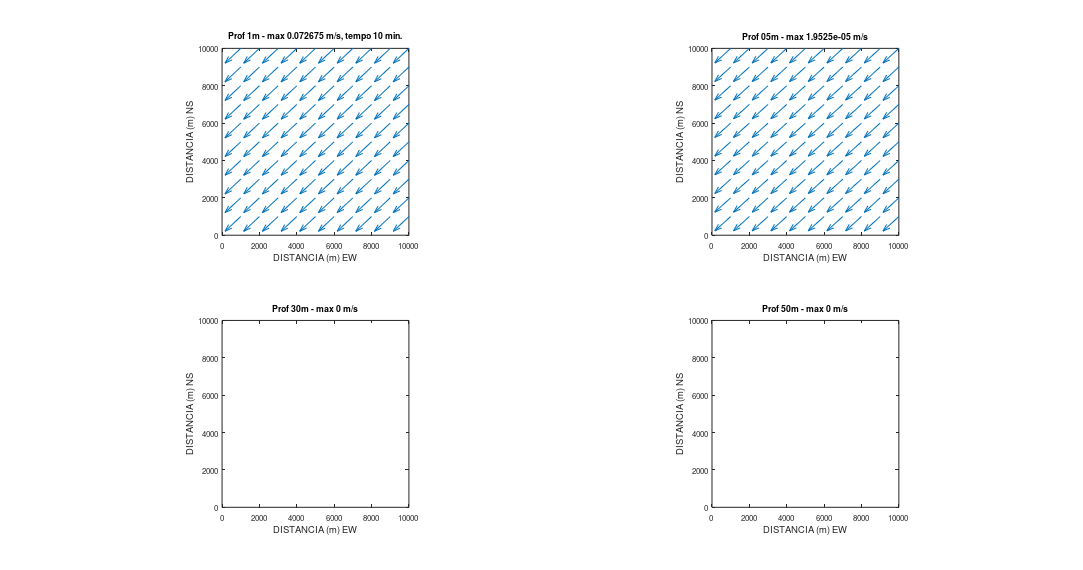
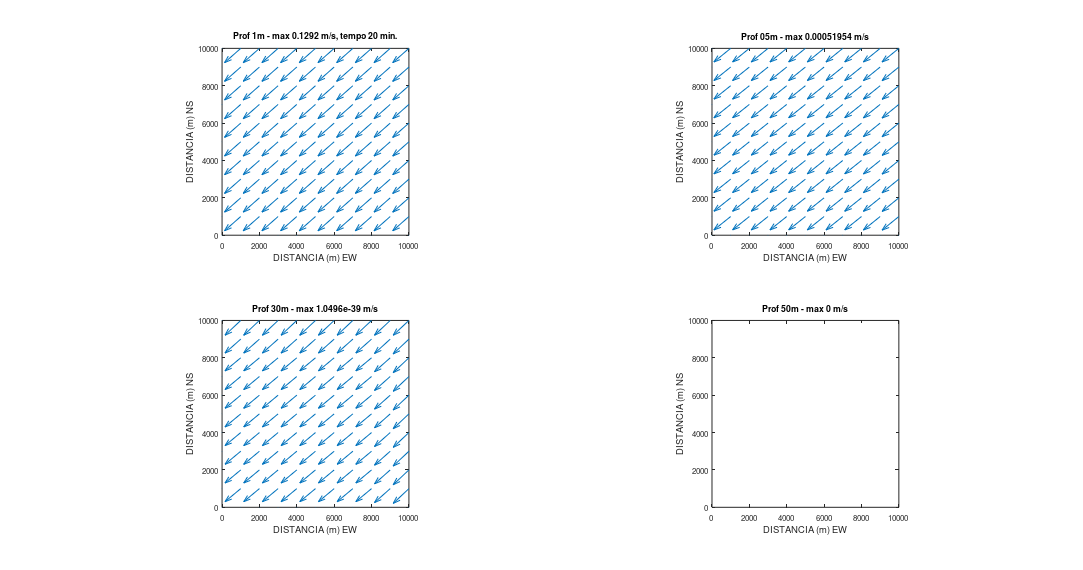
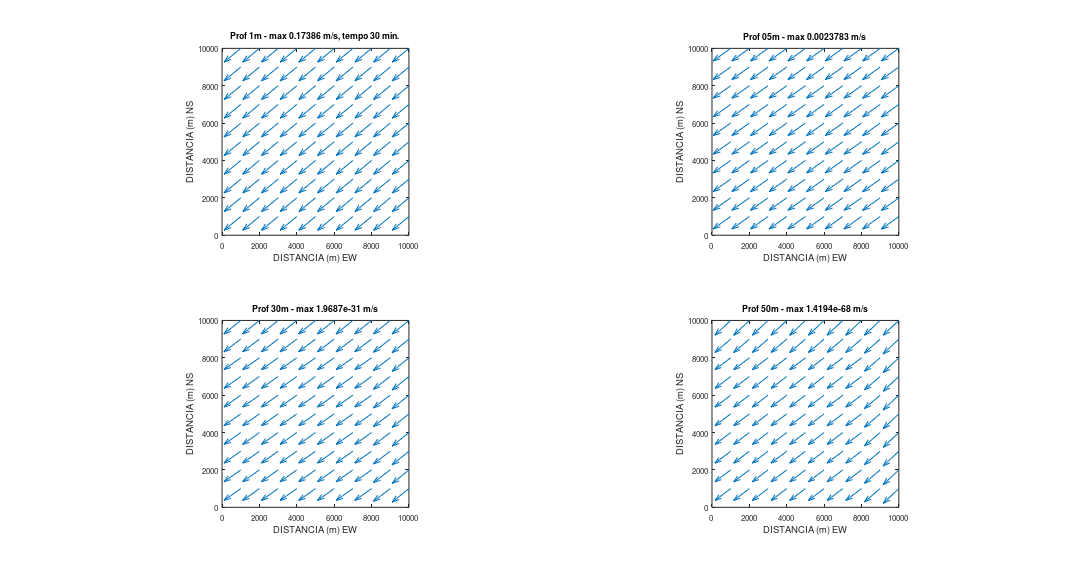
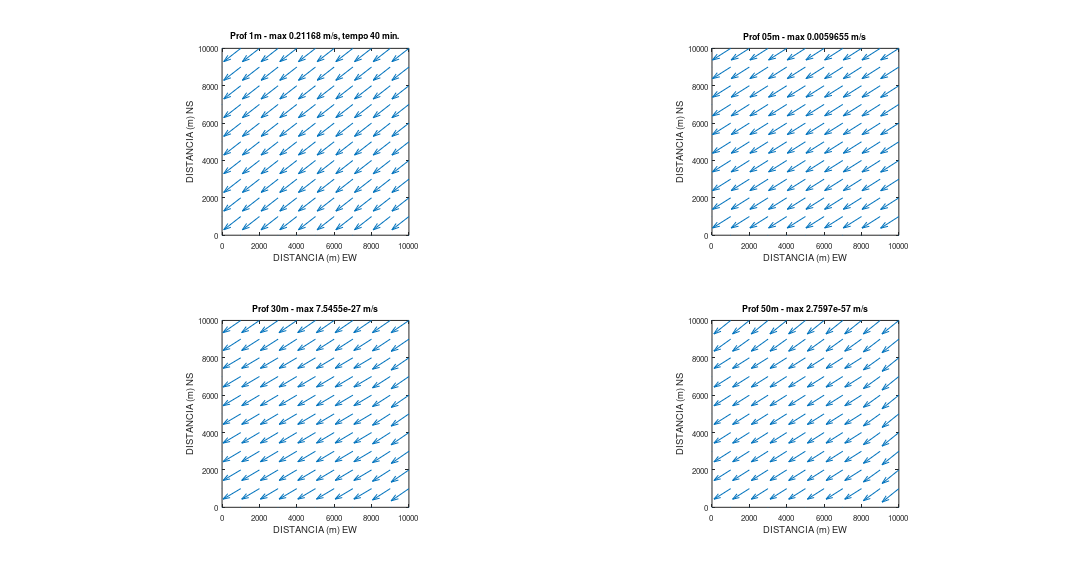

Here is the MATLAB script that generated these plots, in order: (Note: a time limit stopped this script after it produced the figures.)
%%%%%%%%%%%%%%%%%%%%%%%%%%%%%%%%%%%%%%%%%%%%%%%%%%%%%%%%%%%%%%%%%%%%%%%
%  IOF814 - Prof Joseph Harari                                        %
%  Aluno: Danilo Augusto Silva         nusp: 7279456                  %
%                                                                     %
%                         QUESTÃO 01 - LISTA 03                       %                                                                  %
%   Os dados de saidas sao salvos no diretorio ../outputs/Q01         %
%                                                                     %
%                             Modelo 3D
%%%%%%%%%%%%%%%%%%%%%%%%%%%%%%%%%%%%%%%%%%%%%%%%%%%%%%%%%%%%%%%%%%%%%%%
clear all; close all;clc

%% Parametros numericos

dx=1000;                                    %espacamento em x em metros
dy=1000;                                    %espacamento em y em metros
dy2=dy*2;
dx2=dx*2;
dt=30;                                      %intervalo de tempo em segundos
dz=1;                                       % espacamento de grade em z
difus=0.1;                                  % coeficiente de difusao
difz=0.001;                                 % coeficiente de difusao na vertical
kmax = 11;                                  % definicao de kmax (em y)
jmax = 11;                                  % definicao de jmax (em x)
jmax2=jmax*2;
kmax2=kmax*2;
lmax=100;
nmax=360;                                   %passos de tempo
rfric=0.02;                                 %coeficiente de friccao no fundo
freqplot=20;                                % frequencia de plotagem
concorte=0.0001;
xgrid=((1:jmax)-1)*dx;
ygrid=((1:kmax)-1)*dy;
dens=1024;                                  %densidade media da agua do mar
latid=60*pi/180;                            %latitude(de graus para rad)
fco=2*7.29E-5*sin(latid);                   %parametro de coriolis
g=9.8;
H=100;                                      % profundidade media

%% batimetria e grade
bat(1:kmax2,1:jmax2) = H;

% matrizes de batimetria para os 3 tipos de grades
bate=bat(1:2:end-1,2:2:end);
batu=bat(1:2:end-1,1:2:end-1);
batv=bat(2:2:end,2:2:end);

[X,Y]=meshgrid(xgrid,ygrid);

%% constantes de discretizacao
difzdz=difz/dz;
dens2=dens;

%% definicao das condicoes iniciais: 2 niveis no tempo
eta1=zeros(kmax,jmax);
u1=zeros(kmax,jmax,lmax);
v1=zeros(kmax,jmax,lmax);
eta2=zeros(kmax,jmax);
u2=zeros(kmax,jmax,lmax);
v2=zeros(kmax,jmax,lmax);

%Condicoes de vento e calculo das tensoes de cisalhamento na superficie
dens_ar=1.025;
fric=2.6*1E-3;
uwind(1:kmax,1:jmax)=-5.65682;
vwind(1:kmax,1:jmax)=-5.65682;
wwind=sqrt(uwind.^2+vwind.^2);
taux=fric*dens_ar.*uwind.*wwind;
tauy=fric*dens_ar.*vwind.*wwind;

vento=sqrt(uwind.^2+vwind.^2);
ventoma=max(vento);
ventomax=max(ventoma);

%plotando os ventos
figure(1)
quiver(X,Y,uwind,vwind,'LineWidth',2)
title(['Vento - intensidade maxima ',...
    num2str(ventomax),' m/s'],'fontsize',12)
axis equal
axis([xgrid(1) xgrid(jmax) ygrid(1) ygrid(kmax)])
xlabel('DISTANCIA (m) EW','fontsize',12)
ylabel('DISTANCIA (m) NS','fontsize',12)
%kfig=kfig+1; eval(['print -dpng figuras1a/fig_vento_' num2str(kfig)])

%Loop no tempo
kplot=2;
kfig=0;


for n=3:nmax
   tempo=n*dt;
   kplot=kplot+1;

   %Eq. do movimento em x
    for j=2:jmax-1
        for k=2:kmax-1
            batmin=batu;
            for l=2:lmax-1
            dudzinf=(u1(k,j,l+1)-u1(k,j,l))*difzdz;
            if (l==2) dudzsup=-taux(k,j)/dens; end
            if (l~=2) dudzsup=(u1(k,j,l)-u1(k,j,l-1))*difzdz; end
            vmedu=(v1(k,j,l)+v1(k,j-1,l)+v1(k-1,j-1,l)+v1(k-1,j,l))/4;
            forc=fco*vmedu+(dudzinf-dudzsup)/dz;
            u2(k,j,l)=u1(k,j,l)+forc*dt;
            end
            end
         end

    %Eq. do movimento em y
    for j=2:jmax-1
        for k=2:kmax-1

            for l=2:lmax-1
            dvdzinf=(v1(k,j,l+1)-v1(k,j,l))*difzdz;
            if (l==2) dvdzsup=-tauy(k,j)/dens; end
            if (l~=2) dvdzsup=(v1(k,j,l)-v1(k,j,l-1))*difzdz; end
            umedv=(u2(k,j,l)+u2(k+1,j,l)+u2(k+1,j+1,l)+u2(k,j+1,l))/4;

            forc=-fco*umedv+(dvdzinf-dvdzsup)/dz;
            v2(k,j,l)=v1(k,j,l)+forc*dt;
            end
            end
        end

% Condicoes de contorno com extrapolacao linear
for j=1:jmax
    u2(1,j,2:lmax-1)=(2*u2(2,j,2:lmax-1)-u2(3,j,2:lmax-1));
    v2(1,j,2:lmax-1)=(2*v2(2,j,2:lmax-1)-v2(3,j,2:lmax-1));
    u2(kmax,j,2:lmax-1)=(2*u2(kmax-1,j,2:lmax-1)-u2(kmax-2,j,2:lmax-1));
    v2(kmax,j,2:lmax-1)=(2*v2(kmax-1,j,2:lmax-1)-v2(kmax-2,j,2:lmax-1));
end
for k=1:kmax
    u2(k,1,2:lmax-1)=(2*u2(k,2,2:lmax-1)-u2(k,3,2:lmax-1));
    v2(k,1,2:lmax-1)=(2*v2(k,2,2:lmax-1)-v2(k,3,2:lmax-1));
    u2(k,jmax,2:lmax-1)=(2*u2(k,jmax-1,2:lmax-1)-u2(k,jmax-2,2:lmax-1));
    v2(k,jmax,2:lmax-1)=(2*v2(k,jmax-1,2:lmax-1)-v2(k,jmax-2,2:lmax-1));
end

% Renovando as variaveis no tempo
u1=u2;
v1=v2;

% Plotagem de resultados
   if(kplot==freqplot)
   kplot=0;

%definir u e v  para plotagem
uplot=u2;
vplot=v2;


% Plotando elevacoes e correntes na superficie, a 5 metros, a 30 metros e a
% 50 metros
velo=sqrt(uplot.^2+vplot.^2);
velomax2=max(max(velo(:,:,2)));
velomax6=max(max(velo(:,:,6)));
velomax31=max(max(velo(:,:,31)));
velomax51=max(max(velo(:,:,51)));

  figure(2)
  subplot(2,2,1)
  quiver(X,Y,uplot(:,:,2),vplot(:,:,2));
  title(['Prof 1m - max ',num2str(velomax2),' m/s, tempo ',num2str(tempo/60),...
        ' min.'])
  axis equal
  axis([xgrid(1) xgrid(jmax) ygrid(1) ygrid(kmax)])
  xlabel('DISTANCIA (m) EW','fontsize',12)
  ylabel('DISTANCIA (m) NS','fontsize',12)
  subplot(2,2,2)
  quiver(X,Y,uplot(:,:,6),vplot(:,:,6));
  title(['Prof 05m - max ',num2str(velomax6),' m/s'])
  axis equal
  axis([xgrid(1) xgrid(jmax) ygrid(1) ygrid(kmax)])
  xlabel('DISTANCIA (m) EW','fontsize',12)
  ylabel('DISTANCIA (m) NS','fontsize',12)
  subplot(2,2,3)
  quiver(X,Y,uplot(:,:,31),vplot(:,:,31));
  title(['Prof 30m - max ',num2str(velomax31),' m/s'])
  axis equal
  axis([xgrid(1) xgrid(jmax) ygrid(1) ygrid(kmax)])
  xlabel('DISTANCIA (m) EW','fontsize',12)
  ylabel('DISTANCIA (m) NS','fontsize',12)
  subplot(2,2,4)
  quiver(X,Y,uplot(:,:,51),vplot(:,:,51));
  title(['Prof 50m - max ',num2str(velomax51),' m/s'])
  axis equal
  axis([xgrid(1) xgrid(jmax) ygrid(1) ygrid(kmax)])
  xlabel('DISTANCIA (m) EW','fontsize',12)
  ylabel('DISTANCIA (m) NS','fontsize',12)

  set(gcf,'PaperUnits','inches','PaperPosition',[0 0 19 10])

  out = ['../outputs/ex01/sim60/sim3_',int2str(n)];
  grafico=['print -djpeg ', out];
  eval(grafico);

   end

pause(1)

end
